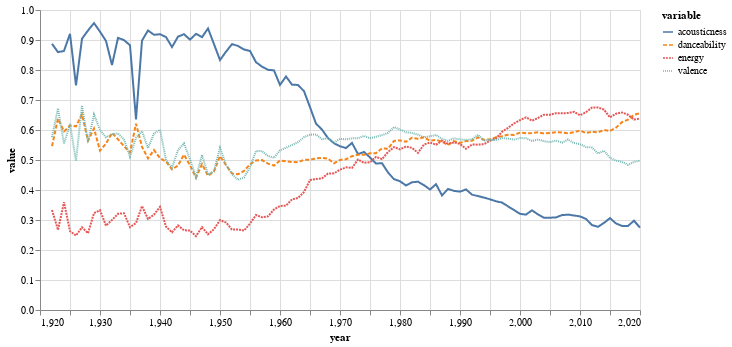

Notebook cell for this chart:
### Code cell
x =df.groupby("year")["acousticness","danceability","energy","valence"].mean().reset_index()
x = x[(x["year"] >= 1920) & (x["year"] <= 2020)]
x = pd.melt(x,id_vars=["year"])

alt.Chart(x).mark_line().encode(
    x='year',
    y='value',
    color='variable',
    strokeDash='variable',
).properties(width = 600)

### Figure 1 — Vega-Lite specification as saved in the notebook (floating-point values rounded to 4 significant figures; data arrays with more than 128 entries replaced by an {"elided": "..."} marker saying what was removed)
{"config": {"view": {"continuousWidth": 400, "continuousHeight": 300}}, "data": {"name": "data-46c89dc32d7bfaf67fcdf8ab00333ae7"}, "mark": "line", "encoding": {"color": {"field": "variable", "type": "nominal"}, "strokeDash": {"field": "variable", "type": "nominal"}, "x": {"field": "year", "type": "quantitative"}, "y": {"field": "value", "type": "quantitative"}}, "width": 600, "$schema": "https://vega.github.io/schema/vega-lite/v4.17.0.json", "datasets": {"data-46c89dc32d7bfaf67fcdf8ab00333ae7": {"elided": "396 records"}}}
